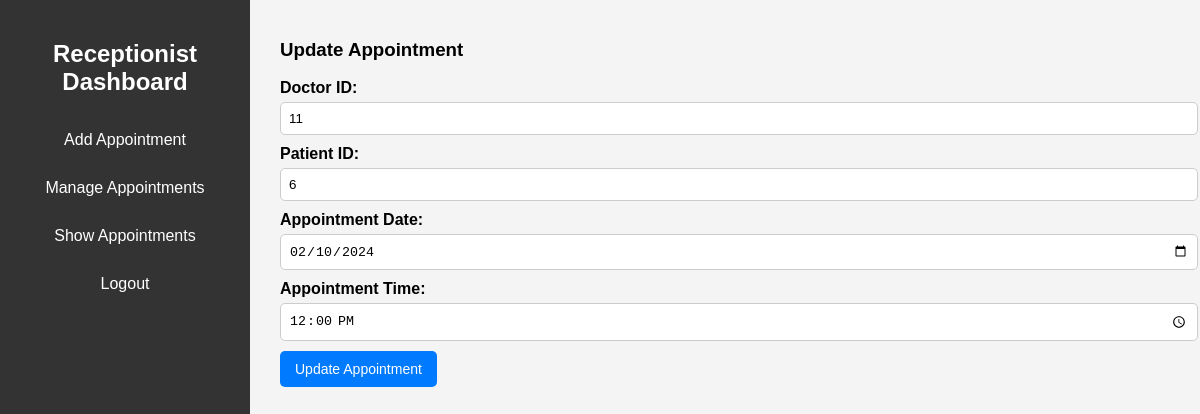
Page /update_appointment/6/ on the committed database.
### patient_history/models.py (models this page shows, shortened)
class Appointment(models.Model):
    appointment_date = models.DateField()
    appointment_time = models.TimeField(default=now)  # Added time field
    patient = models.ForeignKey(Patient, on_delete=models.CASCADE)
    doctor = models.ForeignKey(Doctor, on_delete=models.CASCADE)

class Doctor(models.Model):
    user = models.OneToOneField(settings.AUTH_USER_MODEL, on_delete=models.CASCADE, null=True)
    doctor_id = models.AutoField(primary_key=True)
    username = models.CharField(max_length=100, unique=True)
    email = models.EmailField(unique=True)
    degree = models.CharField(max_length=200, blank=True)
    age = models.IntegerField(null=True, blank=True)
    experience = models.IntegerField(null=True, blank=True)
    mobile_number = models.CharField(max_length=15, blank=True,null=True)  # Removed null=True
    gender = models.CharField(max_length=9, blank=True)

class Patient(models.Model):
    user = models.OneToOneField(settings.AUTH_USER_MODEL, on_delete=models.CASCADE, null=True)
    patient_id = models.AutoField(primary_key=True)
    username = models.CharField(max_length=100, unique=True)
    email = models.EmailField(unique=True, null=True)
    age = models.IntegerField(null=True, blank=True)
    address = models.TextField(blank=True,null=True)
    mobile_number = models.CharField(max_length=15, blank=True,null=True)  # Removed null=True
    gender = models.CharField(max_length=9, blank=True)

### patient_history/views.py (the view, shortened to what this page needs)
# urls.py: path("update_appointment/<int:appointment_id>/", update_appointment, name="update_appointment"),
def update_appointment(request, appointment_id):
    appointment = get_object_or_404(Appointment, id=appointment_id)
    doctors = Doctor.objects.all()
    patients = Patient.objects.all()
    return render(request, "update_appointment.html", {
        "appointment": appointment,
        "doctors": doctors,
        "patients": patients
    })

### templates/update_appointment.html (shortened to what this page needs)
<!DOCTYPE html>
<html lang="en">
<head>
    {% load static %}
    <link rel="stylesheet" href="{% static 'css/update_appointment.css' %}">
</head>
<body>
    <div class="container">
        <nav class="navbar">
            <h2>Receptionist Dashboard</h2>
            <ul>
                <li><a href="{% url 'add_appointment' %}">Add Appointment</a></li>
                <li><a href="{% url 'manage_appointments' %}">Manage Appointments</a></li>
                <li><a href="{% url 'show_appointments' %}">Show Appointments</a></li>
                <li><a href="{% url 'logout' %}">Logout</a></li>
            </ul>
        </nav>
        <div class="content">
            <h3>Update Appointment</h3>
            <form method="POST">
                <div class="form-group">
                    <label for="doctor_id">Doctor ID:</label>
                    <input type="text" name="doctor_id" value="{{ appointment.doctor.doctor_id }}" required>
                </div>
                <div class="form-group">
                    <label for="patient_id">Patient ID:</label>
                    <input type="text" name="patient_id" value="{{ appointment.patient.patient_id }}" required>
                </div>
                <div class="form-group">
                    <label for="appointment_date">Appointment Date:</label>
                    <input type="date" name="appointment_date" value="{{ appointment.appointment_date|date:'Y-m-d' }}" required>
                </div>
                <div class="form-group">
                    <label for="appointment_time">Appointment Time:</label>
                    <input type="time" name="appointment_time" value="{{ appointment.appointment_time|time:'H:i' }}" required>
                </div>
                <button type="submit" class="submit-btn">Update Appointment</button>
            </form>
        </div>
    </div>
</body>
</html>

### static/css/update_appointment.css (style rules this page uses)
body { font-family: Arial, sans-serif; margin: 0; padding: 0; background-color: #f4f4f4; }
.container { display: flex; }
.navbar { width: 250px; background-color: #333; color: white; height: 100vh; padding-top: 20px; position: fixed; }
.navbar h2 { text-align: center; margin-bottom: 20px; }
.navbar ul { list-style: none; padding: 0; }
.navbar ul li { padding: 15px; text-align: center; }
.navbar ul li a { color: white; text-decoration: none; display: block; font-size: 16px; cursor: pointer; }
.content { margin-left: 260px; padding: 20px; width: 100%; }
.form-group { margin-bottom: 10px; }
label { font-weight: bold; }
input, select { width: 100%; padding: 8px; margin-top: 5px; border: 1px solid #ccc; border-radius: 5px; }
.submit-btn { background-color: #007bff; color: white; padding: 10px 15px; border: none; cursor: pointer; font-size: 14px; border-radius: 5px; }

### rows in the picture
Appointment: doctor_id "11", patient_id "6", appointment_date "02/10/2024", appointment_time "12:00"
